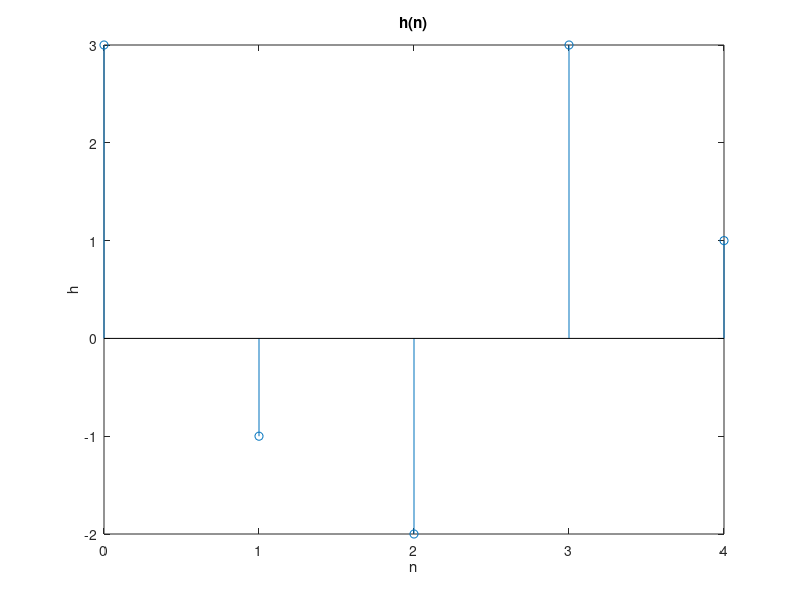
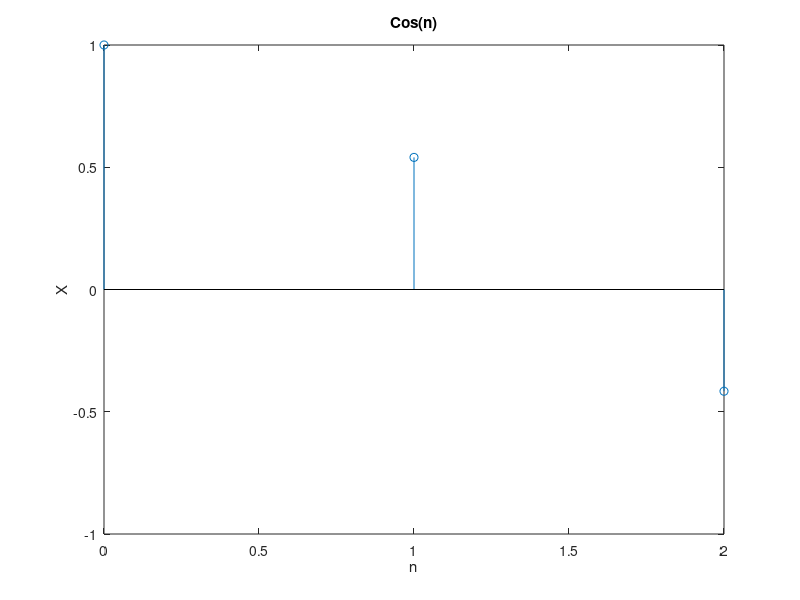
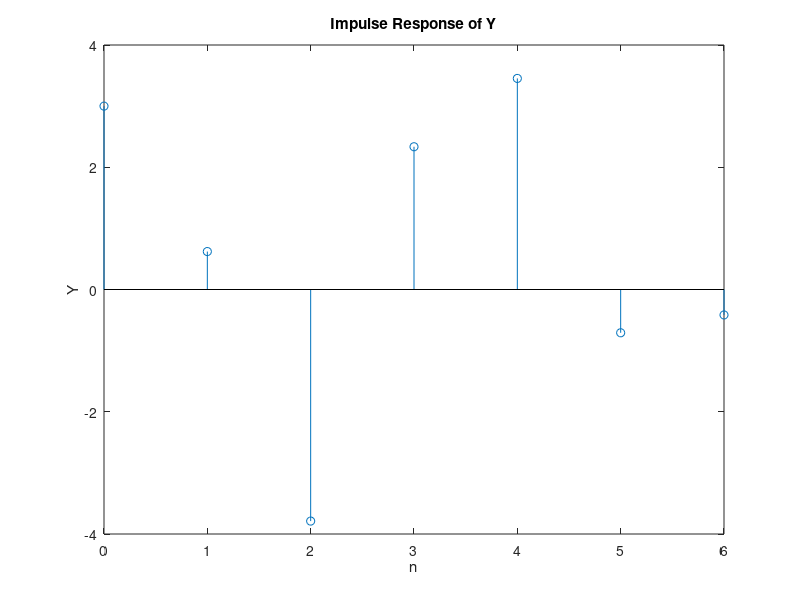
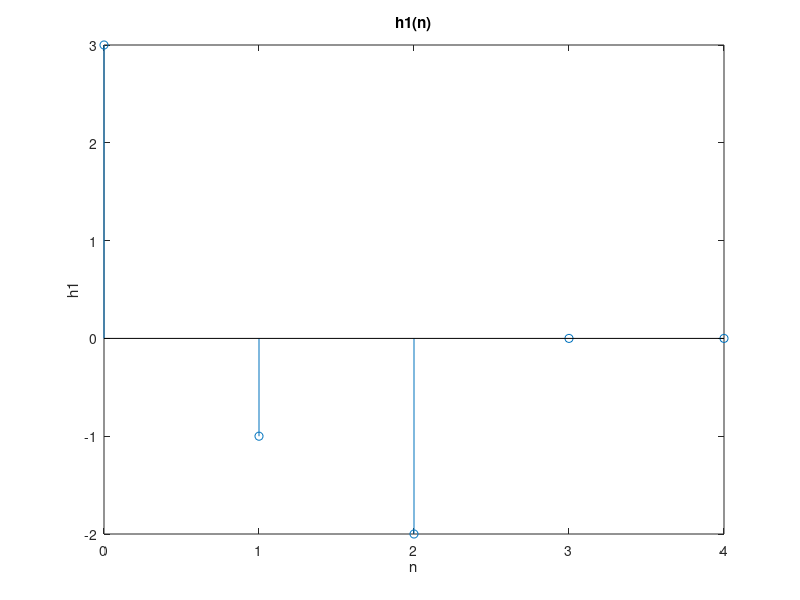

The MATLAB source for these figures, in order:
%% Expriment No: 2

clc
clear all
close all

%% 1. Plot the response for h(n)=3 del(n)- del(n-1)-2 del(n-2)+3 del(n-3)+ del(n-4) for input x(n)=cos(n), n=0: 2 without using in-built function

n=0:1:2;
h=[3 -1 -2 3 1];
figure
stem(0:length(h)-1,h)
xlabel('n')
ylabel('h')
title('h(n)')

x=cos(n);
figure
stem(n,x)
xlabel('n')
ylabel('X')
title('Cos(n)')

m = length(x);
n = length(h);
X = [x,zeros(1,n)];
H = [h,zeros(1,m)];
for i = 1:n+m-1
    Y(i)=0;
    for j=1:m
        if(i-j+1>0)
            Y(i)=Y(i)+X(j)*H(i-j+1);
        else
        end
    end
end
disp(Y);
figure
stem(0:length(Y)-1,Y)
xlabel('n')
ylabel('Y')
title('Impulse Response of Y')

%% 2. Plot the response for x(n) when h1(n)=3 del(n)- del(n-1)-2 del(n-2) and h2(n)=3 del(n-3)+ del(n-4) are connected in series using in-built function

h1=[3 -1 -2 0 0];
figure
stem(0:length(h1)-1,h1)
xlabel('n')
ylabel('h1')
title('h1(n)')

h2=[0 0 0 3 1];
figure
stem(0:length(h2)-1,h2)
xlabel('n')
ylabel('h2')
title('h2(n)')

h3=conv(h1,h2);
Y1=conv(h3,x);
figure 
stem(0:length(Y1)-1,Y1)
xlabel('n')
ylabel('Y1')
title('Impulse Response of Y1')

%% 3. Plot the response for x(n) when h1(n)=3 del(n)- del(n-1)-2 del(n-2) and h2(n)=3 del(n-3)+ del(n-4) are connected in parallel using in-built function

h4= h1+h2;
Y2=conv(h4,x);
figure
stem(0:length(Y2)-1,Y2)
xlabel('n')
ylabel('Y2')
title('Impulse Response of Y2')

%% Conclusion

%{
     In this experiment we have performed convolution between h(n) and x(n)
     without using in-built function, also plotted the response of that. After
     that we have plotted response for x(n) when two signals h1(n) and
     h2(n) are connected in series/cascade and when bothe are connected in
     parallel.
%}
